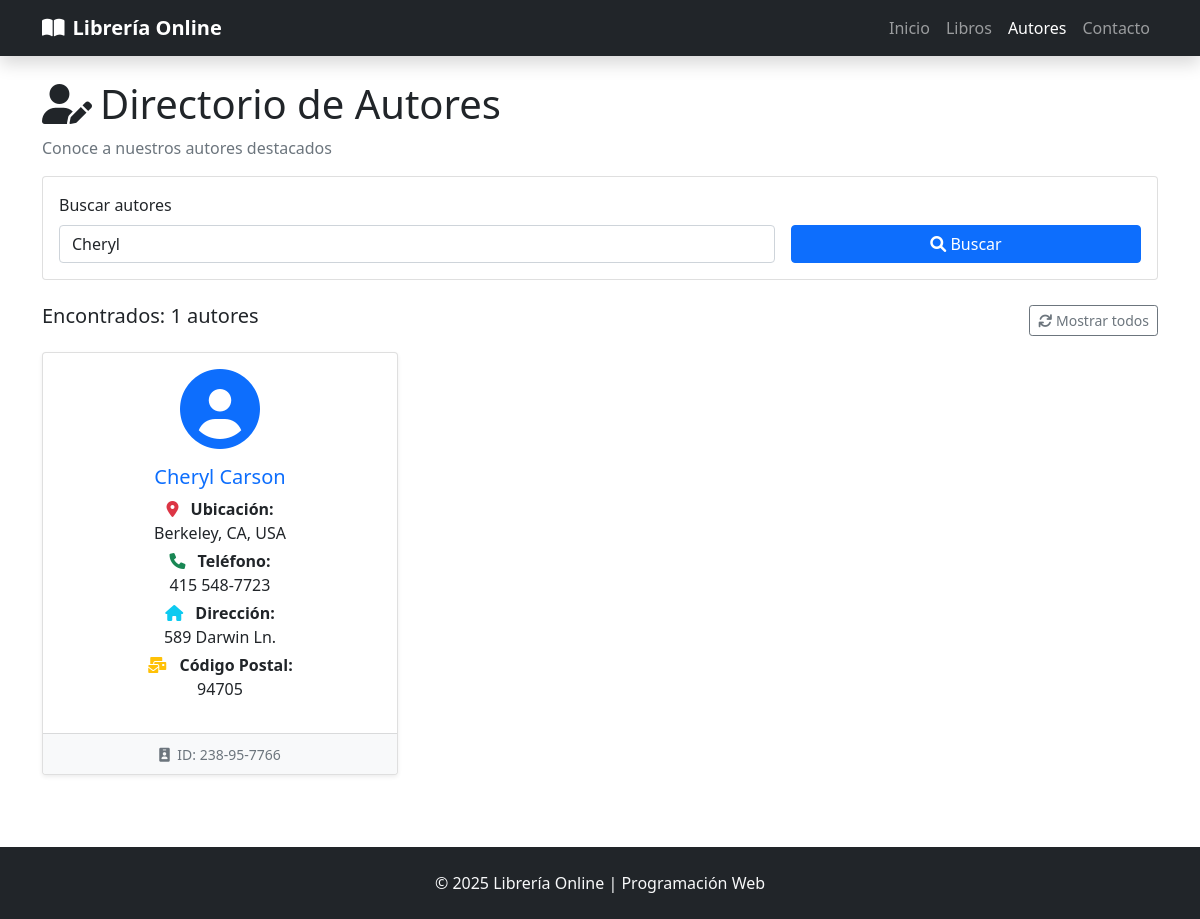
/autores.php?buscar=Cheryl, run on the app's committed database.
### tables this page shows
CREATE TABLE autores (
            id_autor VARCHAR(11) PRIMARY KEY,
            apellido VARCHAR(15) NOT NULL,
            nombre VARCHAR(15) NOT NULL,
            telefono VARCHAR(12) NOT NULL,
            direccion VARCHAR(20) NOT NULL,
            ciudad VARCHAR(15) NOT NULL,
            estado VARCHAR(2) NOT NULL,
            pais VARCHAR(3) NOT NULL,
            cod_postal INTEGER
        );

### autores.php (the view, shortened to what this page needs)
<?php
$database = new Database();
$db = $database->getConnection();
$buscar = $_GET['buscar'] ?? '';
$query = "SELECT * FROM autores WHERE 1=1";
$params = [];
if (!empty($buscar)) {
    $query .= " AND (nombre LIKE ? OR apellido LIKE ? OR ciudad LIKE ? OR pais LIKE ?)";
    $params[] = '%' . $buscar . '%';
    $params[] = '%' . $buscar . '%';
    $params[] = '%' . $buscar . '%';
    $params[] = '%' . $buscar . '%';
}
$query .= " ORDER BY apellido, nombre";
$stmt = $db->prepare($query);
$stmt->execute($params);
$autores = $stmt->fetchAll(PDO::FETCH_ASSOC);
?>
<!DOCTYPE html>
<html lang="es">
<head>
    <link href="https://cdn.jsdelivr.net/npm/bootstrap@5.1.3/dist/css/bootstrap.min.css" rel="stylesheet">
    <link href="https://cdnjs.cloudflare.com/ajax/libs/font-awesome/6.0.0/css/all.min.css" rel="stylesheet">
</head>
<body>
    <nav class="navbar navbar-expand-lg navbar-dark bg-dark shadow">
        <div class="container">
            <a class="navbar-brand fw-bold" href="index.php">
                <i class="fas fa-book-open me-2"></i>Librería Online
            </a>
            <div class="navbar-nav ms-auto">
                <a class="nav-link" href="index.php">Inicio</a>
                <a class="nav-link" href="libros.php">Libros</a>
                <a class="nav-link active" href="autores.php">Autores</a>
                <a class="nav-link" href="contacto.php">Contacto</a>
            </div>
        </div>
    </nav>
    <div class="container mt-4">
        <div class="row">
            <div class="col-12">
                <h1><i class="fas fa-user-edit me-2"></i>Directorio de Autores</h1>
                <p class="text-muted">Conoce a nuestros autores destacados</p>
            </div>
        </div>
        <div class="row mb-4">
            <div class="col-12">
                <div class="card">
                    <div class="card-body">
                        <form method="GET" class="row g-3">
                            <div class="col-md-8">
                                <label class="form-label">Buscar autores</label>
                                <input type="text" class="form-control" name="buscar"
                                       value="<?= htmlspecialchars($buscar) ?>"
                                       placeholder="Buscar por nombre, apellido, ciudad o país...">
                            </div>
                            <div class="col-md-4">
                                <label class="form-label">&nbsp;</label>
                                <div class="d-grid">
                                    <button type="submit" class="btn btn-primary">
                                        <i class="fas fa-search"></i> Buscar
                                    </button>
                                </div>
                            </div>
                        </form>
                    </div>
                </div>
            </div>
        </div>
        <div class="row mb-3">
            <div class="col-12">
                <div class="d-flex justify-content-between align-items-center">
                    <h5>Encontrados: <?= count($autores) ?> autores</h5>
                    <a href="autores.php" class="btn btn-outline-secondary btn-sm">
                        <i class="fas fa-refresh"></i> Mostrar todos
                    </a>
                </div>
            </div>
        </div>
        <div class="row">
            <?php if (empty($autores)): ?>
                <div class="col-12">
                    <div class="alert alert-info text-center">
                        <i class="fas fa-user-times fa-3x mb-3"></i>
                        <h4>No se encontraron autores</h4>
                        <p>Intenta modificar los términos de búsqueda</p>
                    </div>
                </div>
            <?php else: ?>
                <?php foreach($autores as $autor): ?>
                <div class="col-lg-4 col-md-6 mb-4">
                    <div class="card h-100 shadow-sm author-card">
                        <div class="card-body text-center">
                            <div class="mb-3">
                                <i class="fas fa-user-circle fa-5x text-primary"></i>
                            </div>
                            <h5 class="card-title text-primary">
                                <?= htmlspecialchars($autor['nombre']) ?>
                                <?= htmlspecialchars($autor['apellido']) ?>
                            </h5>
                            <div class="mb-3">
                                <p class="card-text mb-1">
                                    <i class="fas fa-map-marker-alt text-danger me-2"></i>
                                    <strong>Ubicación:</strong><br>
                                    <?= htmlspecialchars($autor['ciudad']) ?>,
                                    <?= htmlspecialchars($autor['estado']) ?>,
                                    <?= htmlspecialchars($autor['pais']) ?>
                                </p>
                                <p class="card-text mb-1">
                                    <i class="fas fa-phone text-success me-2"></i>
                                    <strong>Teléfono:</strong><br>
                                    <?= htmlspecialchars($autor['telefono']) ?>
                                </p>
                                <p class="card-text mb-1">
                                    <i class="fas fa-home text-info me-2"></i>
                                    <strong>Dirección:</strong><br>
                                    <?= htmlspecialchars($autor['direccion']) ?>
                                </p>
                                <p class="card-text">
                                    <i class="fas fa-mail-bulk text-warning me-2"></i>
                                    <strong>Código Postal:</strong><br>
                                    <?= htmlspecialchars($autor['cod_postal']) ?>
                                </p>
                            </div>
                        </div>
                        <div class="card-footer bg-light text-center">
                            <small class="text-muted">
                                <i class="fas fa-id-badge me-1"></i>
                                ID: <?= htmlspecialchars($autor['id_autor']) ?>
                            </small>
                        </div>
                    </div>
                </div>
                <?php endforeach; ?>
            <?php endif; ?>
        </div>
    </div>
    <footer class="bg-dark text-light py-4 mt-5">
        <div class="container text-center">
            <p class="mb-0">&copy; <?= date('Y') ?> Librería Online | Programación Web</p>
        </div>
    </footer>
</body>
</html>

### data on the page
autores: nombre "Cheryl", apellido "Carson", ciudad "Berkeley", estado "CA", pais "USA", telefono "415 548-7723", direccion "589 Darwin Ln.", cod_postal "94705", id_autor "238-95-7766"

### other printed values
count($autores) "1"
